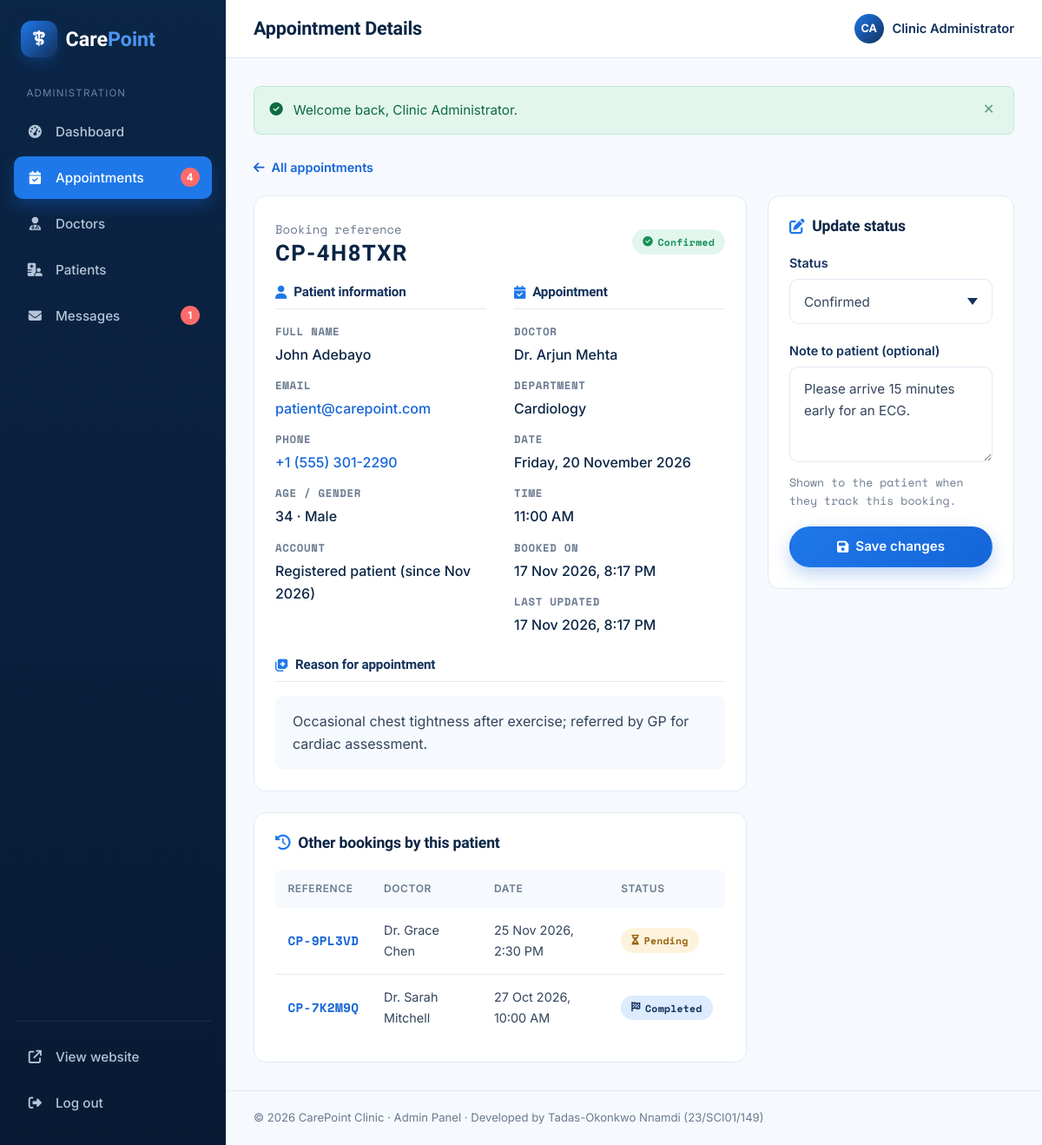
The page /admin/appointment.php?id=2 (signed in) on the database its author committed.
### tables this page shows
CREATE TABLE appointments (
    id               INT UNSIGNED AUTO_INCREMENT PRIMARY KEY,
    reference        VARCHAR(20)  NOT NULL UNIQUE,
    user_id          INT UNSIGNED NULL,
    doctor_id        INT UNSIGNED NULL,
    department_id    INT UNSIGNED NOT NULL,
    doctor_name      VARCHAR(100) NOT NULL,
    patient_name     VARCHAR(100) NOT NULL,
    email            VARCHAR(150) NOT NULL,
    phone            VARCHAR(30)  NOT NULL,
    age              TINYINT UNSIGNED NOT NULL,
    gender           ENUM('Male','Female','Other') NOT NULL,
    appointment_date DATE         NOT NULL,
    appointment_time TIME         NOT NULL,
    reason           TEXT         NOT NULL,
    status           ENUM('Pending','Confirmed','Completed','Cancelled','Rejected') NOT NULL DEFAULT 'Pending',
    admin_note       VARCHAR(255) NULL,
    slot_lock        TINYINT(1)   NULL DEFAULT 1,
    created_at       TIMESTAMP    NOT NULL DEFAULT CURRENT_TIMESTAMP,
    updated_at       TIMESTAMP    NOT NULL DEFAULT CURRENT_TIMESTAMP ON UPDATE CURRENT_TIMESTAMP,
    UNIQUE KEY uq_doctor_slot (doctor_id, appointment_date, appointment_time, slot_lock),
    KEY idx_status (status),
    KEY idx_email (email),
    KEY idx_date (appointment_date),
    CONSTRAINT fk_appt_user FOREIGN KEY (user_id)
        REFERENCES users(id) ON UPDATE CASCADE ON DELETE SET NULL,
    CONSTRAINT fk_appt_doctor FOREIGN KEY (doctor_id)
        REFERENCES doctors(id) ON UPDATE CASCADE ON DELETE SET NULL,
    CONSTRAINT fk_appt_department FOREIGN KEY (department_id)
        REFERENCES departments(id) ON UPDATE CASCADE ON DELETE RESTRICT
);

CREATE TABLE users (
    id            INT UNSIGNED AUTO_INCREMENT PRIMARY KEY,
    full_name     VARCHAR(100) NOT NULL,
    email         VARCHAR(150) NOT NULL UNIQUE,
    phone         VARCHAR(30)  NOT NULL,
    age           TINYINT UNSIGNED NULL,
    gender        ENUM('Male','Female','Other') NULL,
    date_of_birth DATE         NULL,
    blood_group   ENUM('A+','A-','B+','B-','AB+','AB-','O+','O-') NULL,
    emergency_name     VARCHAR(100) NULL,
    emergency_relation VARCHAR(50)  NULL,
    emergency_phone    VARCHAR(30)  NULL,
    password_hash VARCHAR(255) NOT NULL,
    created_at    TIMESTAMP    NOT NULL DEFAULT CURRENT_TIMESTAMP
);

CREATE TABLE departments (
    id                INT UNSIGNED AUTO_INCREMENT PRIMARY KEY,
    name              VARCHAR(100) NOT NULL UNIQUE,
    slug              VARCHAR(100) NOT NULL UNIQUE,
    icon              VARCHAR(60)  NOT NULL DEFAULT 'fa-stethoscope',
    short_description VARCHAR(255) NOT NULL,
    description       TEXT         NOT NULL,
    features          VARCHAR(500) NOT NULL DEFAULT '',
    created_at        TIMESTAMP    NOT NULL DEFAULT CURRENT_TIMESTAMP
);

### includes/db.php (called while the page is built, shortened)
<?php
function db(): PDO
{
    static $pdo = null;
    if ($pdo === null) {
        $dsn = 'mysql:host=' . DB_HOST . ';port=' . DB_PORT . ';dbname=' . DB_NAME . ';charset=utf8mb4';
        try {
            $pdo = new PDO($dsn, DB_USER, DB_PASS, [
                PDO::ATTR_ERRMODE            => PDO::ERRMODE_EXCEPTION,
                PDO::ATTR_DEFAULT_FETCH_MODE => PDO::FETCH_ASSOC,
                PDO::ATTR_EMULATE_PREPARES   => false,
            ]);
        } catch (PDOException $e) {
            http_response_code(500);
            $msg = htmlspecialchars($e->getMessage(), ENT_QUOTES, 'UTF-8');
            if (str_contains($_SERVER['SCRIPT_NAME'] ?? '', '/api/')) {
                header('Content-Type: application/json');
                echo json_encode(['success' => false, 'message' => 'Database connection failed.']);
                exit;
            }
            echo <<<HTML
<!DOCTYPE html><html lang="en"><head><meta charset="utf-8"><title>Database error – CarePoint</title>
<style>body{font-family:system-ui,sans-serif;background:#f1f6fc;color:#0b2545;display:grid;place-items:center;min-height:100vh;margin:0;padding:16px}
.box{background:#fff;max-width:560px;padding:32px;border-radius:14px;box-shadow:0 10px 30px rgba(11,37,69,.1)}h1{margin-top:0;font-size:1.4rem}
code{background:#eef4fb;padding:2px 6px;border-radius:4px}</style></head><body><div class="box">
<h1>Unable to connect to the database</h1>
<p>Please make sure MySQL is running in XAMPP and that the <code>carepoint_db</code> database has been imported from <code>database/carepoint_db.sql</code>.</p>
<p>Check the credentials in <code>includes/config.php</code>.</p>
<p style="color:#b91c1c;font-size:.9rem">Details: {$msg}</p></div></body></html>
HTML;
            exit;
        }
    }
    return $pdo;
}

### admin/appointment.php (the view, shortened to what this page needs)
<?php
require_once __DIR__ . '/includes/admin_header.php';
$id   = (int)($_GET['id'] ?? 0);
$stmt = db()->prepare(
    'SELECT a.*, dp.name AS department_name, d.photo, d.specialisation, d.phone AS doctor_phone,
            u.id AS account_id, u.created_at AS account_created
     FROM appointments a
     JOIN departments dp ON dp.id = a.department_id
     LEFT JOIN doctors d ON d.id = a.doctor_id
     LEFT JOIN users u ON u.id = a.user_id
     WHERE a.id = ?'
);
$stmt->execute([$id]);
$a = $stmt->fetch();
if (!$a): ?>
<?php require_once __DIR__ . '/includes/admin_footer.php'; exit; endif;
$hist = db()->prepare('SELECT id, reference, doctor_name, appointment_date, appointment_time, status FROM appointments WHERE email = ? AND id <> ? ORDER BY appointment_date DESC LIMIT 10');
$hist->execute([$a['email'], $a['id']]);
$history = $hist->fetchAll();
?>
<a href="<?= url('admin/appointments.php') ?>" class="back-link"><i class="fa-solid fa-arrow-left"></i> All appointments</a>
<div class="admin-grid">
    <section class="panel panel-wide">
        <div class="panel-head">
            <div>
                <span class="muted-sm">Booking reference</span>
                <h2 class="ref-title"><?= e($a['reference']) ?></h2>
            </div>
            <?= status_badge($a['status']) ?>
        </div>
        <div class="detail-columns">
            <div>
                <h3 class="detail-title"><i class="fa-solid fa-user"></i> Patient information</h3>
                <dl class="details-list">
                    <div><dt>Full name</dt><dd><?= e($a['patient_name']) ?></dd></div>
                    <div><dt>Email</dt><dd><a href="mailto:<?= e($a['email']) ?>"><?= e($a['email']) ?></a></dd></div>
                    <div><dt>Phone</dt><dd><a href="tel:<?= e(preg_replace('/[^0-9+]/', '', $a['phone'])) ?>"><?= e($a['phone']) ?></a></dd></div>
                    <div><dt>Age / Gender</dt><dd><?= (int)$a['age'] ?> · <?= e($a['gender']) ?></dd></div>
                    <div><dt>Account</dt><dd><?= $a['account_id'] ? 'Registered patient (since ' . e(format_date($a['account_created'], 'M Y')) . ')' : 'Guest booking' ?></dd></div>
                </dl>
            </div>
            <div>
                <h3 class="detail-title"><i class="fa-solid fa-calendar-check"></i> Appointment</h3>
                <dl class="details-list">
                    <div><dt>Doctor</dt><dd><?= e($a['doctor_name']) ?><?= $a['doctor_id'] ? '' : ' <em class="muted-sm">(no longer listed)</em>' ?></dd></div>
                    <div><dt>Department</dt><dd><?= e($a['department_name']) ?></dd></div>
                    <div><dt>Date</dt><dd><?= e(format_date($a['appointment_date'], 'l, j F Y')) ?></dd></div>
                    <div><dt>Time</dt><dd><?= e(format_time($a['appointment_time'])) ?></dd></div>
                    <div><dt>Booked on</dt><dd><?= e(format_date($a['created_at'], 'j M Y, g:i A')) ?></dd></div>
                    <div><dt>Last updated</dt><dd><?= e(format_date($a['updated_at'], 'j M Y, g:i A')) ?></dd></div>
                </dl>
            </div>
        </div>
        <h3 class="detail-title"><i class="fa-solid fa-notes-medical"></i> Reason for appointment</h3>
        <p class="reason-box"><?= nl2br(e($a['reason'])) ?></p>
    </section>
    <section class="panel">
        <div class="panel-head"><h2><i class="fa-solid fa-pen-to-square"></i> Update status</h2></div>
        <form method="post" action="<?= url('admin/appointment-action.php') ?>" class="js-validate" novalidate>
            <div class="form-group">
                <label for="status">Status</label>
                <select id="status" name="status" required>
                    <?php foreach (APPOINTMENT_STATUSES as $s): ?>
                        <option value="<?= $s ?>" <?= $a['status'] === $s ? 'selected' : '' ?>><?= $s ?></option>
                    <?php endforeach; ?>
                </select>
            </div>
            <div class="form-group">
                <label for="admin_note">Note to patient (optional)</label>
                <textarea id="admin_note" name="admin_note" rows="3" maxlength="255" placeholder="e.g. Please bring your previous test results."><?= e($a['admin_note']) ?></textarea>
                <small class="hint">Shown to the patient when they track this booking.</small>
            </div>
            <button type="submit" class="btn btn-primary btn-block"><i class="fa-solid fa-floppy-disk"></i> Save changes</button>
        </form>
    </section>
    <section class="panel panel-wide">
        <div class="panel-head"><h2><i class="fa-solid fa-clock-rotate-left"></i> Other bookings by this patient</h2></div>
        <?php if ($history): ?>
            <div class="table-wrap">
                <table class="data-table">
                    <thead><tr><th>Reference</th><th>Doctor</th><th>Date</th><th>Status</th></tr></thead>
                    <tbody>
                    <?php foreach ($history as $h): ?>
                        <tr>
                            <td data-label="Reference"><a class="ref-link" href="<?= url('admin/appointment.php?id=' . (int)$h['id']) ?>"><?= e($h['reference']) ?></a></td>
                            <td data-label="Doctor"><?= e($h['doctor_name']) ?></td>
                            <td data-label="Date"><?= e(format_date($h['appointment_date'], 'j M Y')) ?>, <?= e(format_time($h['appointment_time'])) ?></td>
                            <td data-label="Status"><?= status_badge($h['status']) ?></td>
                        </tr>
                    <?php endforeach; ?>
                    </tbody>
                </table>
            </div>
        <?php else: ?>
            <div class="empty-state empty-sm"><p>This is the patient's only booking.</p></div>
        <?php endif; ?>
    </section>
</div>
<?php require_once __DIR__ . '/includes/admin_footer.php'; ?>

### includes/functions.php (shortened to what this page needs)
<?php
require_once __DIR__ . '/db.php';
function e($value): string
{
    return htmlspecialchars((string)($value ?? ''), ENT_QUOTES, 'UTF-8');
}
function url(string $path = ''): string
{
    return BASE_URL . ltrim($path, '/');
}
function render_flashes(): string
{
    $icons = ['success' => 'fa-circle-check', 'error' => 'fa-circle-exclamation', 'info' => 'fa-circle-info', 'warning' => 'fa-triangle-exclamation'];
    $html = '<div class="flash-stack">';
    foreach ($_SESSION['flash'] as $f) {
        $type = isset($icons[$f['type']]) ? $f['type'] : 'info';
        $html .= '<div class="alert alert-' . $type . '" role="alert"><i class="fa-solid ' . $icons[$type] . '"></i><span>'
            . e($f['message']) . '</span><button type="button" class="alert-close" aria-label="Dismiss">&times;</button></div>';
    }
    $html .= '</div>';
    return $html;
}
function status_badge(string $status): string
{
    $icons = [
        'Pending' => 'fa-hourglass-half', 'Confirmed' => 'fa-circle-check', 'Completed' => 'fa-flag-checkered',
        'Cancelled' => 'fa-ban', 'Rejected' => 'fa-circle-xmark',
    ];
    $icon = $icons[$status] ?? 'fa-circle';
    return '<span class="badge badge-' . strtolower(e($status)) . '"><i class="fa-solid ' . $icon . '"></i> ' . e($status) . '</span>';
}
function format_date(string $date, string $format = 'D, j M Y'): string
{
    return date($format, strtotime($date));
}
function format_time(string $time): string
{
    return date('g:i A', strtotime('2000-01-01 ' . $time));
}

### assets/css/admin.css (style rules this page uses)
.admin-body { background: var(--bg); }
.admin-content > .flash-stack { margin-bottom: 1.5rem; }
.admin-grid { display: grid; grid-template-columns: minmax(0, 2fr) minmax(0, 1fr); gap: 1.5rem; align-items: start; }
.panel-wide { grid-column: 1 / 2; }
.panel { background: #fff; border: 1px solid var(--border); border-radius: var(--radius); padding: 1.5rem; margin-bottom: 1.5rem; }
.admin-grid .panel { margin-bottom: 0; }
.panel-head { display: flex; justify-content: space-between; align-items: center; gap: 1rem; margin-bottom: 1.25rem; flex-wrap: wrap; }
.panel-head h2 { font-size: 1.1rem; margin: 0; display: flex; align-items: center; gap: .55rem; }
.panel-head h2 i { color: var(--blue-500); }
.ref-title { font-size: 1.6rem !important; letter-spacing: .06em; }
.table-wrap { overflow-x: auto; margin: 0 -1.5rem; padding: 0 1.5rem; }
.data-table { width: 100%; border-collapse: collapse; font-size: .9rem; }
.data-table th { text-align: left; font-size: .75rem; text-transform: uppercase; letter-spacing: .05em; color: var(--muted); font-weight: 600; padding: .75rem .9rem; background: var(--bg); white-space: nowrap; }
.data-table th:first-child { border-radius: 8px 0 0 8px; }
.data-table th:last-child { border-radius: 0 8px 8px 0; }
.data-table td { padding: .9rem; border-bottom: 1px solid var(--border); vertical-align: middle; }
.data-table tbody tr { transition: background .15s; }
.data-table tbody tr:last-child td { border-bottom: 0; }
.ref-link { font-weight: 700; font-family: var(--font-mono); letter-spacing: .02em; white-space: nowrap; }
.detail-columns { display: grid; grid-template-columns: 1fr 1fr; gap: 2rem; margin-bottom: 1.5rem; }
.detail-columns .details-list { grid-template-columns: 1fr; gap: .8rem; }
.detail-title { font-size: .95rem; color: var(--navy-700); margin: 0 0 1rem; display: flex; align-items: center; gap: .5rem; padding-bottom: .6rem; border-bottom: 1px solid var(--border); }
.detail-title i { color: var(--blue-500); }
.reason-box { background: var(--bg); padding: 1rem 1.25rem; border-radius: 10px; margin: 0; }

### rows shown on the page
appointments: reference "CP-4H8TXR", status "Confirmed", patient_name "John Adebayo", email "patient@carepoint.com", phone "+1 (555) 301-2290", age "34", gender "Male", user.created_at "Nov 2026", doctor_name "Dr. Arjun Mehta", department.name "Cardiology", appointment_date "Friday, 20 November 2026", appointment_time "11:00 AM", created_at "17 Nov 2026, 8:17 PM", format_date($a['updated_at'], 'j M Y, g:i A') "17 Nov 2026, 8:17 PM", reason "Occasional chest tightness after exercise; referred by GP for cardiac assessment.", admin_note "Please arrive 15 minutes early for an ECG."
appointments: reference "CP-9PL3VD", doctor_name "Dr. Grace Chen", appointment_date "25 Nov 2026", appointment_time "2:30 PM", status "Pending"
appointments: reference "CP-7K2M9Q", doctor_name "Dr. Sarah Mitchell", appointment_date "27 Oct 2026", appointment_time "10:00 AM", status "Completed"

### other values the page prints
$label "Dashboard"
$label "Appointments"
$badge "4"
$label "Doctors"
$label "Patients"
$label "Messages"
$badge "1"
$pageTitle "Appointment Details"
initials($_SESSION['admin_name'] ?? 'Admin') "CA"
$_SESSION['admin_name'] "Clinic Administrator"
$f['message'] "Welcome back, Clinic Administrator."
